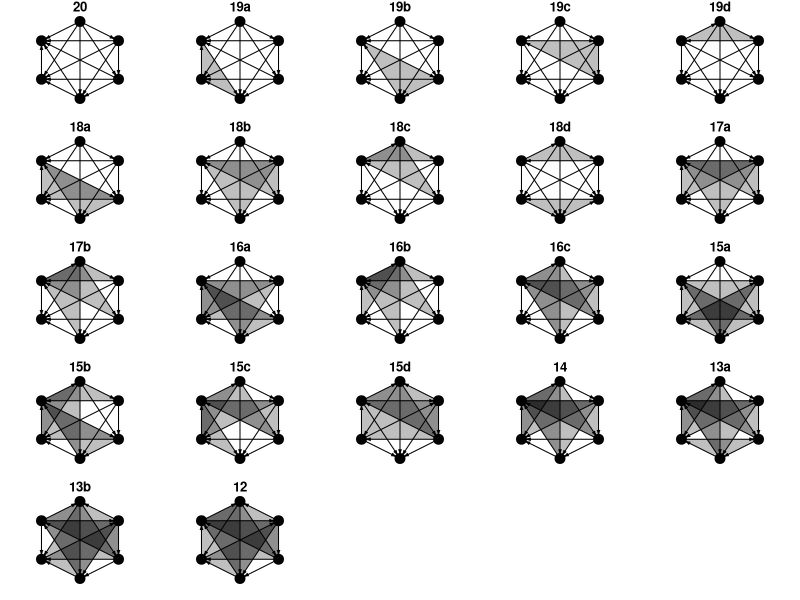
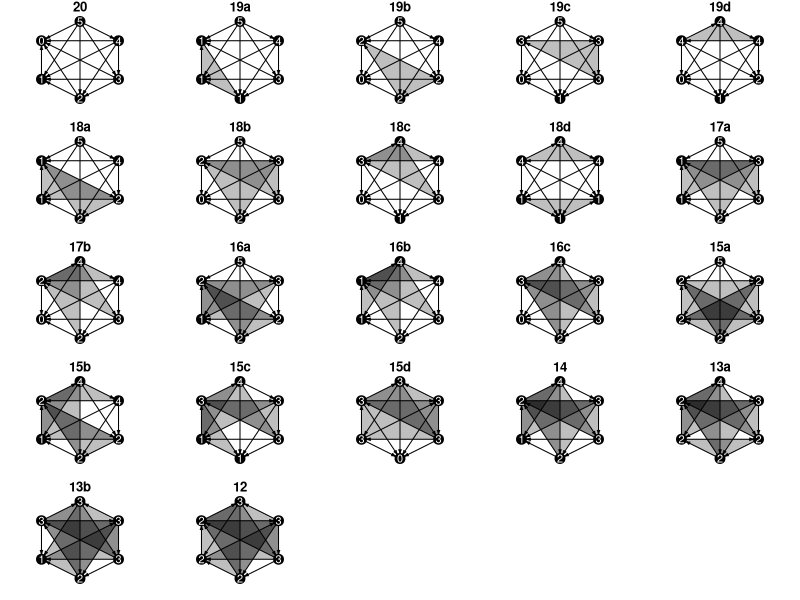
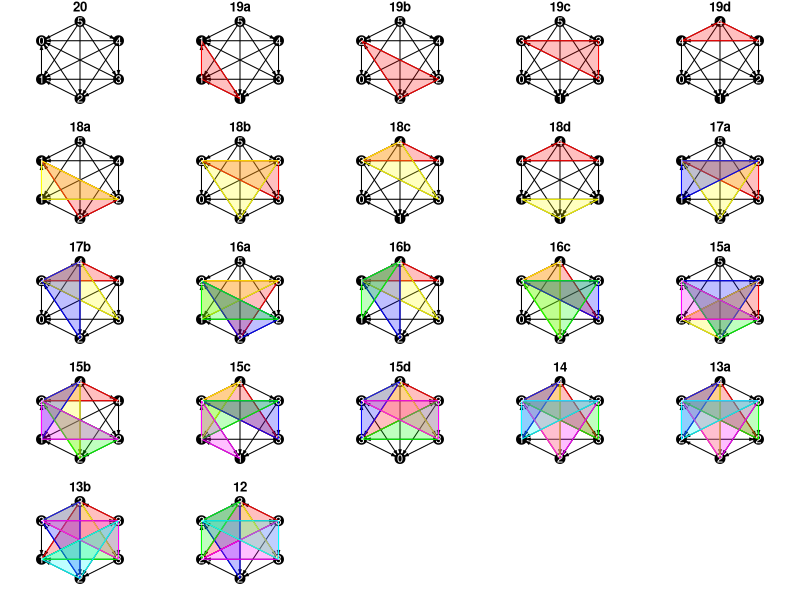
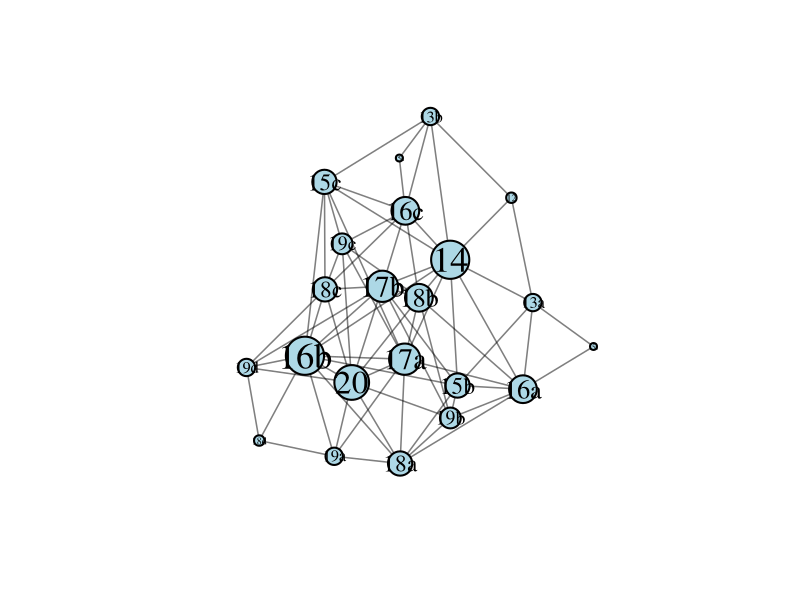

Recreate these plots in R, in order.
# calculating how many non-isopmorphic graphs there are
library(igraph)
library(combinat)


# total nodes
nodes = 6

permutations <- function(n = NULL) {
  num <- c(0, 0, 0, 0, 0, 1, 1, 1, 1, 1)
  combos <- unique(permn(num))
  for (i in 1:length(combos)) {
    combos[[i]] <- combos[[i]][1:n]
  }
  combos <- unique(combos)
  return(combos)
}

total_graphs = (2^5) * (2^4) * (2^3) * (2^2) * 2

# m <- matrix(new[[1]], nrow = nodes)
# g <-graph_from_adjacency_matrix(m, mode="directed")
# plot(g, layout = layout_in_circle(g))


# data_5 <- permutations(5)
# data_4 <- permutations(4)
# data_3 <- permutations(3)
# data_2 <- permutations(2)
# data_1 <- permutations(1)


# this comes from the permutations above
data_5 <- list(c(0,0,0,0,0), c(0,0,0,0,1), c(0,0,0,1,0), c(0,0,1,0,0), c(0,1,0,0,0), c(1,0,0,0,0), c(1,0,0,0,1), c(0,1,0,0,1), c(0,0,1,0,1), c(0,0,0,1,1), c(0,0,1,1,0), c(0,1,0,1,0), c(1,0,0,1,0), c(1,0,1,0,0), c(0,1,1,0,0), c(1,1,0,0,0), c(1,1,0,0,1), c(1,0,1,0,1), c(1,0,0,1,1), c(0,1,0,1,1), c(0,1,1,0,1), c(0,0,1,1,1), c(0,1,1,1,0), c(1,0,1,1,0), c(1,1,0,1,0), c(1,1,1,0,0), c(1,1,0,1,1), c(1,0,1,1,1), c(1,1,1,0,1), c(0,1,1,1,1), c(1,1,1,1,0), c(1,1,1,1,1))
data_4 <- list(c(0,0,0,0), c(0,0,0,1), c(0,0,1,0), c(0,1,0,0), c(1,0,0,0), c(0,0,1,1), c(0,1,0,1), c(1,0,0,1), c(1,0,1,0), c(0,1,1,0), c(1,1,0,0), c(0,1,1,1), c(1,0,1,1), c(1,1,0,1), c(1,1,1,0), c(1,1,1,1))
data_3 <- list(c(0,0,0), c(0,0,1), c(0,1,0), c(1,0,0), c(1,0,1), c(0,1,1), c(1,1,0), c(1,1,1))
data_2 <- list(c(0,0), c(0,1), c(1,0), c(1,1))
data_1 <- list(0, 1)


chunk_1 <- c(data_1[1], data_1[2])
chunk_2 <- c(rep(data_2[1], length(chunk_1)), rep(data_2[2], length(chunk_1)), rep(data_2[3], length(chunk_1)), rep(data_2[4], length(chunk_1)))
chunk_3 <- c(rep(data_3[1], length(chunk_2)), rep(data_3[2], length(chunk_2)), rep(data_3[3], length(chunk_2)), rep(data_3[4], length(chunk_2)), rep(data_3[5], length(chunk_2)), rep(data_3[6], length(chunk_2)), rep(data_3[7], length(chunk_2)), rep(data_3[8], length(chunk_2)))
chunk_4 <- c(rep(data_4[1], length(chunk_3)), rep(data_4[2], length(chunk_3)), rep(data_4[3], length(chunk_3)), rep(data_4[4], length(chunk_3)), rep(data_4[5], length(chunk_3)), rep(data_4[6], length(chunk_3)), rep(data_4[7], length(chunk_3)), rep(data_4[8], length(chunk_3)), rep(data_4[9], length(chunk_3)), rep(data_4[10], length(chunk_3)), rep(data_4[11], length(chunk_3)), rep(data_4[12], length(chunk_3)), rep(data_4[13], length(chunk_3)), rep(data_4[14], length(chunk_3)), rep(data_4[15], length(chunk_3)), rep(data_4[16], length(chunk_3))) 
chunk_5 <- c(rep(data_5[1], length(chunk_4)), rep(data_5[2], length(chunk_4)), rep(data_5[3], length(chunk_4)), rep(data_5[4], length(chunk_4)), rep(data_5[5], length(chunk_4)), rep(data_5[6], length(chunk_4)), rep(data_5[7], length(chunk_4)), rep(data_5[8], length(chunk_4)), rep(data_5[9], length(chunk_4)), rep(data_5[10], length(chunk_4)), rep(data_5[11], length(chunk_4)), rep(data_5[12], length(chunk_4)), rep(data_5[13], length(chunk_4)), rep(data_5[14], length(chunk_4)), rep(data_5[15], length(chunk_4)), rep(data_5[16], length(chunk_4)), rep(data_5[17], length(chunk_4)), rep(data_5[18], length(chunk_4)), rep(data_5[19], length(chunk_4)), rep(data_5[20], length(chunk_4)), rep(data_5[21], length(chunk_4)), rep(data_5[22], length(chunk_4)), rep(data_5[23], length(chunk_4)), rep(data_5[24], length(chunk_4)), rep(data_5[25], length(chunk_4)), rep(data_5[26], length(chunk_4)), rep(data_5[27], length(chunk_4)), rep(data_5[28], length(chunk_4)), rep(data_5[29], length(chunk_4)), rep(data_5[30], length(chunk_4)), rep(data_5[31], length(chunk_4)), rep(data_5[32], length(chunk_4)))


new_data_1 <- rep(chunk_1, total_graphs/length(chunk_1))
new_data_2 <- rep(chunk_2, total_graphs/length(chunk_2))
new_data_3 <- rep(chunk_3, total_graphs/length(chunk_3))
new_data_4 <- rep(chunk_4, total_graphs/length(chunk_4))
new_data_5 <- rep(chunk_5, total_graphs/length(chunk_5))



# produces all possible graphs
all_graphs <- list()
for (i in 1:total_graphs) {
  all_graphs[[i]] <- c(0, new_data_5[[i]], abs(new_data_5[[i]][1] - 1), 0, new_data_4[[i]],
                  abs(new_data_5[[i]][2] - 1), abs(new_data_4[[i]][1] - 1), 0, new_data_3[[i]],
                  abs(new_data_5[[i]][3] - 1), abs(new_data_4[[i]][2] - 1), abs(new_data_3[[i]][1] - 1),
                  0, new_data_2[[i]], abs(new_data_5[[i]][4] - 1), abs(new_data_4[[i]][3] - 1),
                  abs(new_data_3[[i]][2] - 1), abs(new_data_2[[i]][1] - 1), 0, new_data_1[[i]],
                  abs(new_data_5[[i]][5] - 1), abs(new_data_4[[i]][4] - 1), abs(new_data_3[[i]][3] - 1),
                  abs(new_data_2[[i]][2] - 1), abs(new_data_1[[i]] - 1), 0
                  )
}


combos <- list()
sorted_combos <- list()
for (i in 1:total_graphs) {
  combos[[i]] <- sum(all_graphs[[i]][1:6])
  combos[[i]] <- c(combos[[i]], sum(all_graphs[[i]][7:12]))
  combos[[i]] <- c(combos[[i]], sum(all_graphs[[i]][13:18]))
  combos[[i]] <- c(combos[[i]], sum(all_graphs[[i]][19:24]))
  combos[[i]] <- c(combos[[i]], sum(all_graphs[[i]][25:30]))
  combos[[i]] <- c(combos[[i]], sum(all_graphs[[i]][31:36]))
  sorted_combos[[i]] <- sort(combos[[i]])
}




iso <- unique(sorted_combos)
iso_count <- rep(list(0), length(iso))
iso_ex_num <- vector()
for (i in 1:length(sorted_combos)) {
  for (j in 1:length(iso)) {
    if (identical(sorted_combos[[i]], iso[[j]])) {
      if (iso_count[[j]] == 0) {
        iso_ex_num <- c(iso_ex_num, i)
      }
      iso_count[[j]] <- iso_count[[j]] + 1
    }
  }
}

# shows the different types of isomorphs and how many there are of each
new_mat <- matrix(iso)
new_mat <- cbind(new_mat, iso_count)

iso_combos <- list()
iso_graph <- list()
for (i in 1:length(iso)) {
  m <- matrix(all_graphs[[iso_ex_num[i]]], nrow = nodes)
  iso_graph[[i]] <-graph_from_adjacency_matrix(m, mode="directed")
  iso_combos[[i]] <- combos[[iso_ex_num[i]]]
}

new_mat <- cbind(new_mat, iso_graph)
# there are 22 total isomorphs


# gets the triad census state and id
# accepts triad census
triad_state <- function(census = NULL) {
  name = NULL
  trans = NULL
  if (census[1] == 1) {
    name = "003"
    trans = NA
  }
  if (census[2] == 1) {
    name = "012"
    trans = NA
  }
  if (census[3] == 1) {
    name = "102"
    trans = NA
  }
  if (census[4] == 1) {
    name = "021D"
    trans = NA
  }
  if (census[5] == 1) {
    name = "021U"
    trans = NA
  }
  if (census[6] == 1) {
    name = "021C"
    trans = "Intransitive"
  }
  if (census[7] == 1) {
    name = "111D"
    trans = "Intransitive"
  }
  if (census[8] == 1) {
    name = "111U"
    trans = "Intransitive"
  }
  if (census[9] == 1) {
    name = "030T"
    trans = "Transitive"
  }
  if (census[10] == 1) {
    name = "030C"
    trans = "Intransitive"
  }
  if (census[11] == 1) {
    name = "201"
    trans = "Intransitive"
  }
  if (census[12] == 1) {
    name = "120D"
    trans = "Transitive"
  }
  if (census[13] == 1) {
    name = "120U"
    trans = "Transitive"
  }
  if (census[14] == 1) {
    name = "120C"
    trans = "Mixed"
  }
  if (census[15] == 1) {
    name = "210"
    trans = "Mixed"
  }
  if (census[16] == 1) {
    name = "300"
    trans = "Transitive"
  }
  return(list(name, trans))
}



iso_triad <- function(iso_number = NULL) {
  g = iso_graph[[iso_number]]
  individuals <- c(1, 2, 3, 4, 5, 6)
  ids <- combn(individuals, 3, simplify = FALSE)
  sg = rep(list(NA),length(ids))
  sg_census = rep(list(NA),length(ids))
  state <- rep(list(NA),length(ids))
  trans <- rep(list(NA),length(ids))
  for (i in 1:length(ids)){
    sg[[i]] <- induced_subgraph(g, vids = ids[i][[1]])
    sg_census[[i]] <- triad_census(sg[[i]])
    state[[i]] <- triad_state(sg_census[[i]])[[1]]
    trans[[i]] <- triad_state(sg_census[[i]])[[2]]
  }
  sub_mat <- matrix(ids)
  sub_mat <- cbind(sub_mat, as.matrix(sg))
  sub_mat <- cbind(sub_mat, as.matrix(sg_census))
  sub_mat <- cbind(sub_mat, as.matrix(state))
  sub_mat <- cbind(sub_mat, as.matrix(trans))
  colnames(sub_mat) <- c("Triad", "IGraph", "Triad_Census", "State_ID", "Transitivity")
  return(sub_mat)
}


# iso_1_triads <- iso_triad(1)
# iso_2_triads <- iso_triad(2)
# iso_3_triads <- iso_triad(3)
# iso_4_triads <- iso_triad(4)
# iso_5_triads <- iso_triad(5)
# iso_6_triads <- iso_triad(6)
# iso_7_triads <- iso_triad(7)
# iso_8_triads <- iso_triad(8)
# iso_9_triads <- iso_triad(9)
# iso_10_triads <- iso_triad(10)
# iso_11_triads <- iso_triad(11)
# iso_12_triads <- iso_triad(12)
# iso_13_triads <- iso_triad(13)
# iso_14_triads <- iso_triad(14)
# iso_15_triads <- iso_triad(15)
# iso_16_triads <- iso_triad(16)
# iso_17_triads <- iso_triad(17)
# iso_18_triads <- iso_triad(18)
# iso_19_triads <- iso_triad(19)
# iso_20_triads <- iso_triad(20)
# iso_21_triads <- iso_triad(21)
# iso_22_triads <- iso_triad(22)



iso_trans <- function(iso_number = NULL) {
  data <- iso_triad(iso_number)
  trans = 0
  int = 0
  for (i in 1:nrow(data)) {
    if (data[[i,5]] == "Transitive") {
      trans = trans + 1
    }
    if (data[[i,5]] == "Intransitive") {
      int = int + 1
    }
  }
  return(list(Transitive = trans, Intransitive = int))
}

trans_num = list()
for (i in 1:length(iso)) {
  trans_num[[i]] <- unlist(iso_trans(i))
}


all_trans = vector()
for (i in 1:length(iso)) {
  all_trans <- append(all_trans, iso_trans(i)[[1]])
}


iso_names <- vector()
iso_num <- rep(list(1), 22)
for (i in 1:length(iso)) {
  if (sum(all_trans == all_trans[i]) == 1) {
    iso_names <- append(iso_names, toString(all_trans[i]))
  } else {
    temp_name <- as.vector(toString(all_trans[i]))
    temp_name <- append(temp_name, letters[iso_num[[all_trans[i]]]])
    temp_name <- paste(temp_name, collapse = "")
    iso_names <- append(iso_names, temp_name)
    iso_num[[all_trans[i]]] <- iso_num[[all_trans[i]]] + 1
  }
}


new_mat <- cbind(new_mat, as.matrix(trans_num))
new_mat <- cbind(as.matrix(iso_names), new_mat)


# test = iso_graph[[22]]
# test_individuals <- c(1, 2, 3, 4, 5, 6)
# test_ids <- combn(test_individuals, 3, simplify = FALSE)
# test_sg = rep(list(NA),length(test_ids))
# test_sg_census = rep(list(NA),length(test_ids))
# test_state <- rep(list(NA),length(test_ids))
# test_trans <- rep(list(NA),length(test_ids))
# for (i in 1:length(test_ids)){
#   test_sg[[i]] <- induced_subgraph(test, vids = test_ids[i][[1]])
#   test_sg_census[[i]] <- triad_census(test_sg[[i]])
#   test_state[[i]] <- triad_state(test_sg_census[[i]])[[1]]
#   test_trans[[i]] <- triad_state(test_sg_census[[i]])[[2]]
# }
# sub_mat <- matrix(test_ids)
# sub_mat <- cbind(sub_mat, as.matrix(test_sg))
# sub_mat <- cbind(sub_mat, as.matrix(test_sg_census))
# sub_mat <- cbind(sub_mat, as.matrix(test_state))
# sub_mat <- cbind(sub_mat, as.matrix(test_trans))
# colnames(sub_mat) <- c("Triad", "IGraph", "Triad_Census", "State_ID", "Transitivity")


intrans = rep(list(),length(iso))
for (i in 1:length(iso)) {
  data = iso_graph[[i]]
  individuals <- c(1, 2, 3, 4, 5, 6)
  ids <- combn(individuals, 3, simplify = FALSE)
  intrans_temp <- NULL
  int_count = 1
  for (j in 1:length(ids)) {
    sg <- induced_subgraph(data, vids = ids[[j]])
    sg_census <- triad_census(sg)
    if (triad_state(sg_census)[[2]] == "Intransitive") {
      intrans_temp[[int_count]] <- ids[[j]]
      int_count <- int_count + 1
    }
  }
  intrans[[i]] <- intrans_temp
}

new_mat <- cbind(new_mat, as.matrix(intrans))
for (i in 1:nrow(new_mat)) {
  for (j in 1:length(new_mat[[i, 2]])) {
    new_mat[[i, 2]][j] <- abs(5 - new_mat[[i, 2]][j])
  }
}

colnames(new_mat) <- c("ID", "Wins", "Count", "Example IGraph", "Transitivity", "Intransitive_Vert")
iso_combos <- iso_combos[c(1, 2, 4, 7, 14, 3, 6, 12, 15, 5, 11, 8, 10, 17, 9, 13, 18, 22, 16, 19, 21, 20)]
iso_mat <- new_mat[c(1, 2, 4, 7, 14, 3, 6, 12, 15, 5, 11, 8, 10, 17, 9, 13, 18, 22, 16, 19, 21, 20),]



# iso_mat[[2,2]][unlist(iso_mat[[2,6]])]





# x <- c(1, 0.5, -0.5, -1, -0.5, 0.5)
# y <- c(0, 1, 1, 0, -1, -1)
# coords <- data.frame(x, y)

x2 <- c(0, 1, 1, 0, -1, -1)
y2 <- c(1, 0.5, -0.5, -1, -0.5, 0.5)
sideways <- as.matrix(data.frame(x2, y2))





par(mfrow=c(5,5), mar=c(1,0,1,0))
for (i in 1:length(iso)) {
  plot(iso_mat[[i, 4]], layout = sideways, vertex.color = "black",
       vertex.size = 25, vertex.frame.color = "black", vertex.frame.width = 1.25,
       edge.color = "black", edge.arrow.size = .2, vertex.label = NA, main = iso_mat[[i, 1]])
  for (j in 1:length(iso_mat[[i,6]])) {
    try(polygon(sideways[iso_mat[[i,6]][[j]],], col = rgb(0, 0, 0, 0.25), border = NA), silent = TRUE)
  }
}



# par(mfrow=c(5,5), mar=c(0,0,1,0))
# for (i in 1:length(iso)) {
#   plot(iso_mat[[i, 4]], layout = sideways, vertex.color = "#80b2d7",
#        vertex.size = 25, vertex.frame.color = "black", vertex.frame.width = 1.25,
#        edge.color = "black", edge.arrow.size = .2, vertex.label = NA, main = iso_mat[[i, 1]])
#   for (j in 1:length(iso_mat[[i,6]])) {
#     try(polygon(sideways[iso_mat[[i,6]][[j]],], col = rgb(128/255, 178/255, 215/255, 0.4), border = NA), silent = TRUE)
#   }
# }


# par(mfrow=c(5,5), mar=c(0,0,1,0))
# for (i in 1:length(iso)) {
#   plot(iso_mat[[i, 4]], layout = sideways, vertex.color = "#003a67",
#        vertex.size = 25, vertex.frame.color = "#003a67", vertex.frame.width = 1.25,
#        edge.color = "#003a67", edge.arrow.size = .2, vertex.label = NA, main = iso_mat[[i, 1]])
#   for (j in 1:length(iso_mat[[i,6]])) {
#     try(polygon(sideways[iso_mat[[i,6]][[j]],], col = adjustcolor("#003a67", alpha.f = 0.5), border = NA), silent = TRUE)
#   }
# }



# "#003a67"
# "#80b2d7"


# par(mfrow=c(1,1), mar=c(1,1,1,1))
# plot(iso_mat[[22, 4]], layout = sideways, vertex.color = "#80b2d7",
#      vertex.size = 25, vertex.frame.color = "#003a67", vertex.frame.width = 1.25,
#      edge.color = "black", edge.arrow.size = .2, vertex.label = NA, main = iso_mat[[i, 1]])
# for (j in 1:length(iso_mat[[22,6]])) {
#   try(polygon(sideways[iso_mat[[22,6]][[j]],], col = rgb(0, 0, 0, 0.25), border = NA), silent = TRUE)
# }


# plots the isomorphs with number of wins on each vertex
par(mfrow=c(5,5), mar=c(1,0,1,0))
for (i in 1:length(iso)) {
  plot(iso_mat[[i, 4]], layout = sideways, vertex.color = "black",
       vertex.size = 25, vertex.frame.color = "black", vertex.frame.width = 1.25,
       edge.color = "black", vertex.label = iso_mat[[i, 2]], vertex.label.color = "black", edge.arrow.size = .2, main = iso_mat[[i, 1]])
  for (j in 1:length(iso_mat[[i,6]])) {
    try(polygon(sideways[iso_mat[[i,6]][[j]],], col = rgb(0, 0, 0, 0.25), border = NA), silent = TRUE)
  }
  for (k in 1:length(iso_mat[[i,2]])) {
    text(sideways[k, 1], sideways[k, 2], abs(5 - iso_combos[[i]][k]), col = "white")
  }
}



# this is the colorful one
bin <- list(as.list(c(1, 0, 0)), as.list(c(1, 1, 0)), as.list(c(0, 0, 1)), as.list(c(0, 1, 0)), as.list(c(1, 0, 1)), as.list(c(0, 1, 1)))

par(mfrow=c(5,5), mar=c(1,0,1,0))
for (i in 1:length(iso)) {
  plot(iso_mat[[i, 4]], layout = sideways, vertex.color = "black",
       vertex.size = 25, vertex.frame.color = "black", vertex.frame.width = 1.25,
       edge.color = "black", vertex.label = iso_mat[[i, 2]], vertex.label.color = "black", edge.arrow.size = .2, main = iso_mat[[i, 1]])
  for (j in 1:length(iso_mat[[i,6]])) {
    try(polygon(sideways[iso_mat[[i,6]][[j]],], col = rgb(bin[[j]][[1]], bin[[j]][[2]], bin[[j]][[3]], 0.25), border = rgb(bin[[j]][[1]], bin[[j]][[2]], bin[[j]][[3]], 1)), silent = TRUE)
  }
  for (k in 1:length(iso_mat[[i,2]])) {
    text(sideways[k, 1], sideways[k, 2], abs(5 - iso_combos[[i]][k]), col = "white")
  }
}




iso_order <- list()
iso_order_num <- 1
not_iso_order <- list()
not_iso_order_num <- 1
for (i in 1:nrow(iso_mat)) {
  for (j in 1:nrow(iso_mat)) {
    # returns a list of possible id changes if one pair flips
    if (identical(sort(iso_mat[[i,2]] - iso_mat[[j, 2]]), c(-1, 0, 0, 0, 0, 1))) {
      iso_order[[iso_order_num]] <- sort(c(iso_mat[[i,1]], iso_mat[[j,1]]), decreasing = TRUE)
      iso_order_num = iso_order_num + 1
    }
    # returns a list of impossible id changes if one pair flips
    else if (identical(sort(iso_mat[[i,2]] - iso_mat[[j, 2]]), c(0, 0, 0, 0, 0, 0))) {
      iso_order[[iso_order_num]] <- sort(c(iso_mat[[i,1]], iso_mat[[j,1]]), decreasing = TRUE)
      iso_order_num = iso_order_num + 1
    }
    else {
      not_iso_order[[not_iso_order_num]] <- sort(c(iso_mat[[i,1]], iso_mat[[j,1]]), decreasing = TRUE)
      not_iso_order_num = not_iso_order_num + 1
    }
  }
}
iso_order <- unique(iso_order)
not_iso_order <- unique(not_iso_order)

iso_names <- sort(iso_names, TRUE)

# empty transition matrix
t_matrix <- matrix(NA, nrow = length(new_mat[,1]), ncol = length(new_mat[,1]), 
                   dimnames = list(sort(unlist(new_mat[,1]), decreasing = TRUE), sort(unlist(new_mat[,1]), decreasing = TRUE)))



for (i in 1:length(iso_order)) {
  t_matrix[iso_order[[i]][1], iso_order[[i]][2]] <- 0
  t_matrix[iso_order[[i]][2], iso_order[[i]][1]] <- 0
}





# creates lists for which isomorphs turn into each other
t_matrix_named <- matrix(NA, nrow = length(new_mat[,1]), ncol = length(new_mat[,1]), 
                         dimnames = list(sort(unlist(new_mat[,1]), decreasing = TRUE), sort(unlist(new_mat[,1]), decreasing = TRUE)))

for (i in 1:length(iso_order)) {
  t_matrix_named[iso_order[[i]][1], iso_order[[i]][2]] <- iso_order[[i]][2]
  t_matrix_named[iso_order[[i]][2], iso_order[[i]][1]] <- iso_order[[i]][1]
}

transition_list <- rep(list(), length(iso_names))

for (i in 1:nrow(t_matrix_named)) {
  transition_list[i] <- list(as.vector(t_matrix_named[i,]))
  transition_list[[i]] <- transition_list[[i]][!is.na(transition_list[[i]])]
}

names(transition_list) <- c("20", "19d", "19c", "19b", "19a", "18d", "18c", "18b",
                            "18a", "17b", "17a", "16c", "16b", "16a", "15d", "15c",
                            "15b", "15a", "14", "13b", "13a", "12")







# vertex.label = iso_mat[[i, 2]], vertex.label.color = "black",


# ## Data from  http://users.cecs.anu.edu.au/~bdm/data/graphs.html ##
# Data <- read.delim("rfid_data/graph6c.g6",header=FALSE)
# 
# DataFrame<-data.frame() #Creating empty data frame to store adjacency matrices
# 
# G<-as.character(Data[1,1])
# n<-as.numeric(charToRaw(substr(G, 1, 1)))-63
# n #number of vertices of the graph
# 
# for(k in 1:nrow(Data)){
#   
#   G<-as.character(Data[k,1])
#   
#   vector<-c()
#   for(i in 2:nchar(G)){
#     vector<-c(vector,rev(as.numeric(intToBits(as.numeric(charToRaw(substr(G, i, i)))-63)[1:6])))}
#   vector
#   
#   A<-matrix(0,nrow=n,ncol=n)
#   vector2<-vector
#   for(j in 2:n){
#     for(i in 1:(j-1)){
#       A[i,j]<-vector2[1];
#       vector2<-vector2[-1]
#     }}#filling the upper triangle of the adjacency matrix
#   for(i in 2:n){
#     for(j in 1:(i-1)){
#       A[i,j]<-A[j,i]
#     }}#filling the lower triangle of the adjacency matrix
#   A
#   
#   Avec<-as.vector(A)
#   DataFrame<-rbind(DataFrame,Avec)
#   if(k%%10000==0){print(k)}
# }
# 
# colnames(DataFrame)<-NULL
# write.csv(DataFrame,paste0("graphs",n,".csv"),row.names=FALSE)


# new_data <- read.csv("graphs6.csv",header=FALSE,sep=",")
# i = 112
# m <- matrix(as.vector(t(new_data[i,])),nrow=sqrt(length(as.vector(t(new_data[i,])))))


iso_order

# in descending order of iso_names
edge_count <- (rep(0, length(iso_names)))
for (i in 1:length(iso_order)) {
  for (j in 1:length(iso_names)) {
    if (iso_order[[i]][1] != iso_order[[i]][2]) {
      if (iso_order[[i]][1] == iso_names[j]){
        edge_count[j] = edge_count[j] + 1
      }
      if (iso_order[[i]][2] == iso_names[j]){
        edge_count[j] = edge_count[j] + 1
      }
    }
  }
}


### Make graph layout  - doesn't look good yet.
## Probably have to dictate exact location of nodes to make it look as we need.

# Load the igraph package
library(igraph)


# 1. Convert the list to an igraph object
# Flatten the list and convert to an edge list matrix
edge_list <- do.call(rbind, iso_order)
g <- graph_from_edgelist(edge_list, directed = FALSE)

# 2. Remove self-loops
g <- simplify(g, remove.loops = TRUE, remove.multiple = FALSE)

# 3. Plot the network
dev.off()

# Set a hierarchical layout (tree layout)
#layout <- layout_in_circle(g)
#layout <- layout_as_star(g)
layout <- layout_with_dh(g)

# Plot with customizations
deg <- degree(g, mode="all")

plot(
  g,
  layout = layout,
  vertex.size = deg * 2,
  vertex.label.color = "black",
  vertex.label.cex = deg / 5,
  # vertex.label.dist = 1.75,
  vertex.label.degree = pi / 2,
  vertex.color ="lightblue",
  vertex.frame.color = "black",     # Black border for nodes
  vertex.frame.width = 2,           # Thicker border for nodes
  edge.color = rgb(0, 0, 0, 0.5),             # Darker edge color
  edge.width = 1.5,                 # Thicker edges
  edge.arrow.size = 0.5             # Arrow size if directed
)
